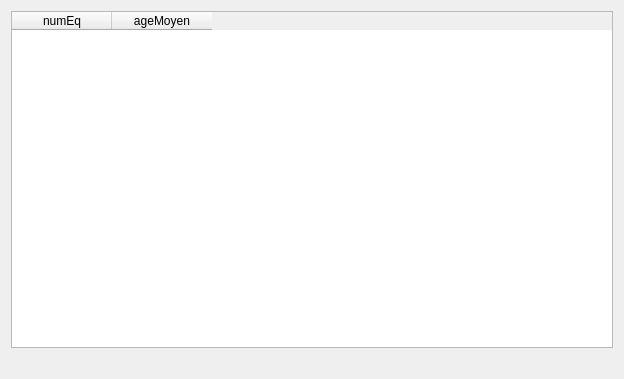
<?xml version="1.0" encoding="UTF-8"?>
<ui version="4.0">
 <class>fct_inte_1</class>
 <widget class="QDialog" name="fct_inte_1">
  <property name="geometry">
   <rect>
    <x>0</x>
    <y>0</y>
    <width>624</width>
    <height>379</height>
   </rect>
  </property>
  <property name="windowTitle">
   <string>Âge moyen des équipes ayant gagné une médaille d'or</string>
  </property>
  <layout class="QVBoxLayout" name="verticalLayout">
   <item>
    <widget class="QTableWidget" name="table_fct_inte_1">
     <attribute name="horizontalHeaderMinimumSectionSize">
      <number>50</number>
     </attribute>
     <column>
      <property name="text">
       <string>numEq</string>
      </property>
     </column>
     <column>
      <property name="text">
       <string>ageMoyen</string>
      </property>
     </column>
    </widget>
   </item>
   <item>
    <widget class="QLabel" name="label_fct_inte_1">
     <property name="text">
      <string/>
     </property>
     <property name="alignment">
      <set>Qt::AlignCenter</set>
     </property>
    </widget>
   </item>
  </layout>
 </widget>
 <resources/>
 <connections/>
</ui>
